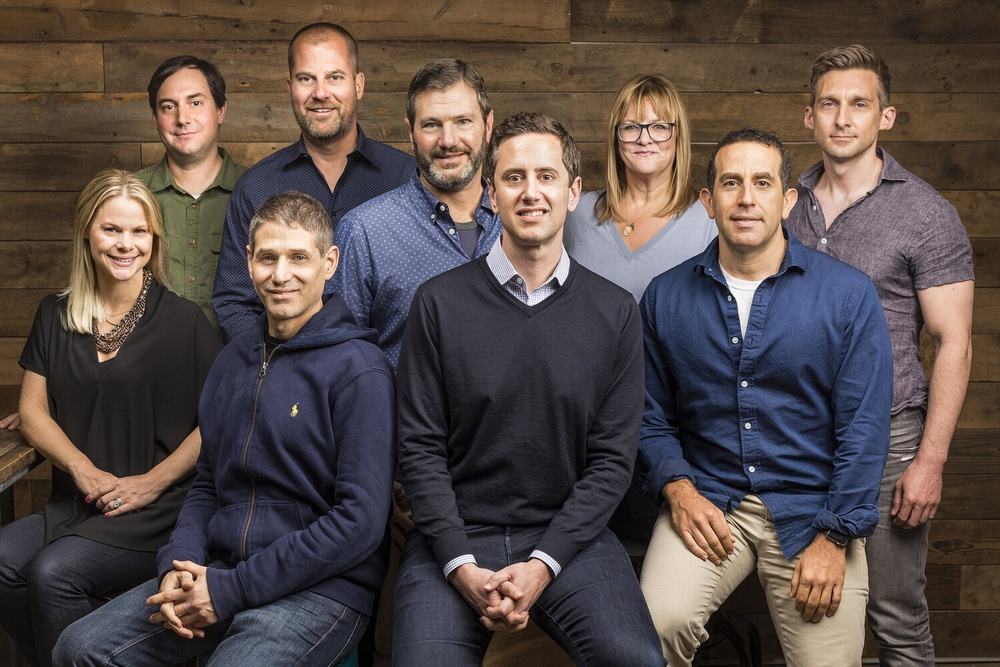
#> input picture 14-08-2024/group.jpg, 1000 x 667 px, shrunk from 1500 x 1000 before the run
$ jupyter execute ObjeectIdentification.ipynb
#> lines starting #> are read from the running program, lines starting #| are printed output that depends on the picture; after the words box and inside, x2 and y2 are one past the last pixel; in counts of white or black regions, pixels touching at a corner belong together
[cell 1]
#import the necessary libraries
import cv2
import matplotlib.pyplot as plt

[cell 2]
#load the pretrained classifier of haar cascade classifier
face_cascade = cv2.CascadeClassifier(cv2.data.haarcascades + 'haarcascade_frontalface_default.xml')

[cell 3]
#upload an image for test
image=cv2.imread('group.jpg')
#> image is the input picture: shape (667, 1000, 3); mean B, G, R 71.5, 75, 87.1

[cell 4]
#convert image to greyscale
grey_image=cv2.cvtColor(image,cv2.COLOR_BGR2GRAY)
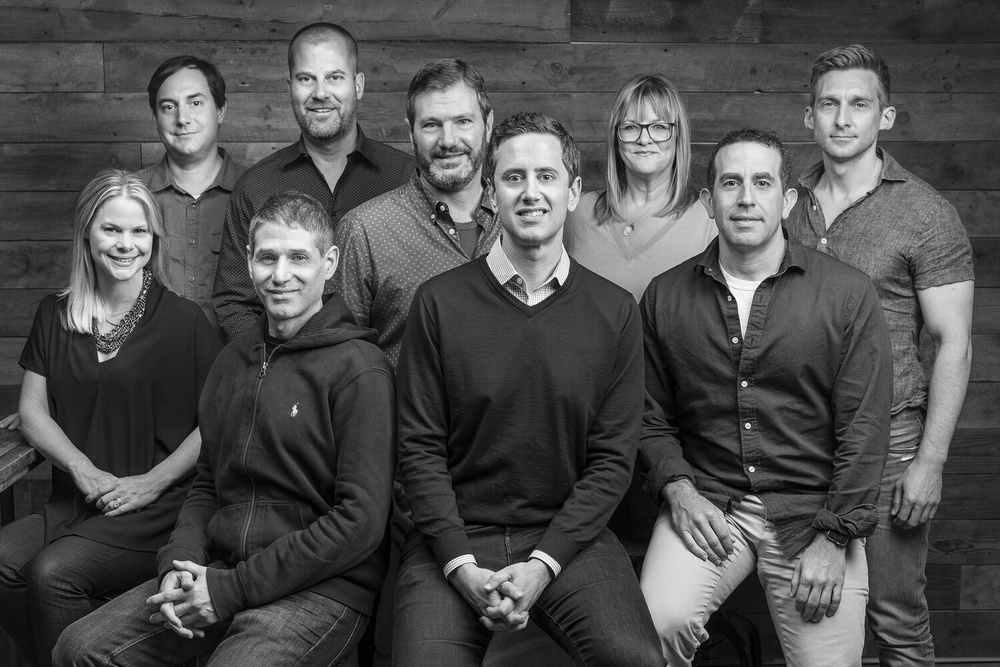
#> grey_image: shape (667, 1000); min 0, max 255, mean 78.3

faces=face_cascade.detectMultiScale(grey_image,scaleFactor=1.1,minNeighbors=5,minSize=(30,30))
#> faces = [[146, 75, 74, 74], [801, 71, 85, 85], [86, 200, 78, 78], [280, 45, 83, 83], [610, 101, 67, 67], [701, 145, 94, 94], [404, 89, 89, 89], [237, 219, 97, 97], [483, 138, 98, 98]]

print(f"No of face detected:{len(faces)}")
#| No of face detected:9

for(x,y,w,h) in faces:
    cv2.rectangle(image,(x,y),(x+w,y+h),(255,0,0),2)
#> this loop made 9 passes
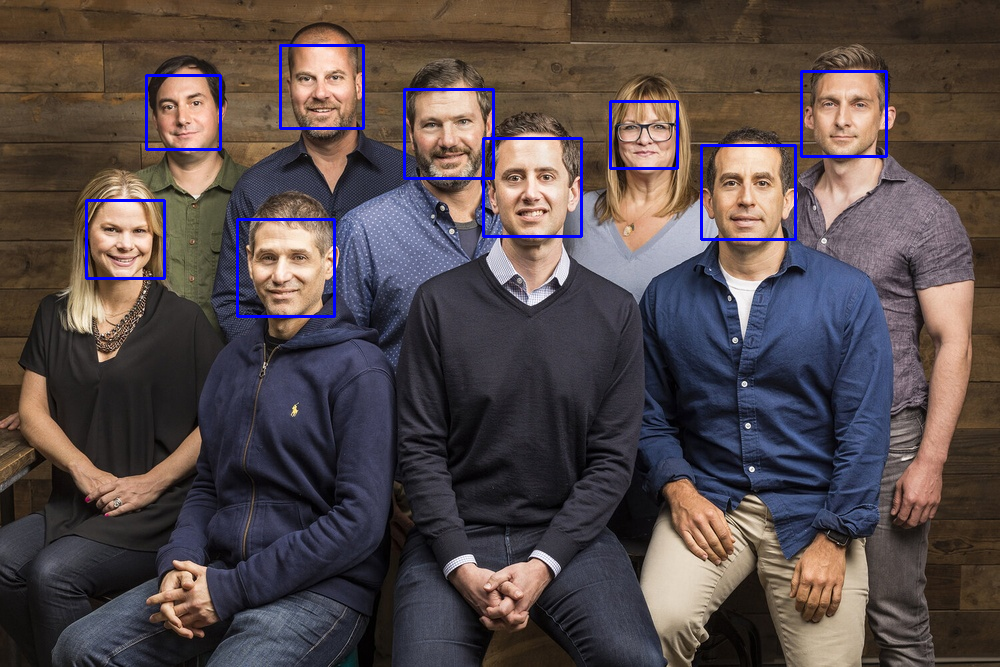
#> image: shape (667, 1000, 3); 1.37% of pixels changed, all inside (x1, y1, x2, y2) = (85, 44, 888, 318)

img_rgb=cv2.cvtColor(image,cv2.COLOR_BGR2RGB)

plt.imshow(img_rgb)
plt.axis('off')
plt.show()
